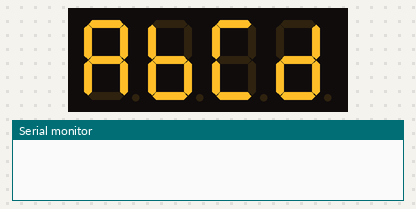
Bench run of a sketch on a simulated Arduino Uno, built with avr-gcc and run on an emulated ATmega328P. Parts: 4-digit seven-segment display, the last lines printed to the serial monitor. The local clock reads 2024-03-15 10:24:30 at power-on unless the sketch sets it.

Above: at 0.1 s.
At 3.1 s:
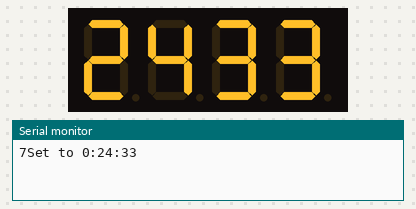
At 11.3 s:
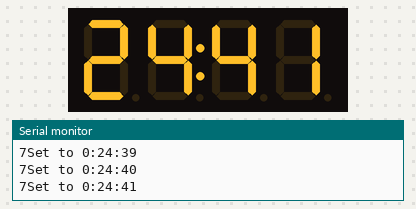
At 20.6 s:
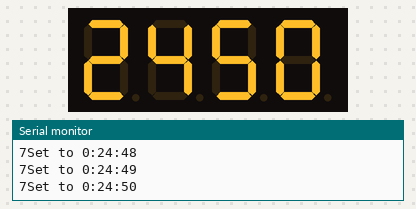
At 29.8 s:
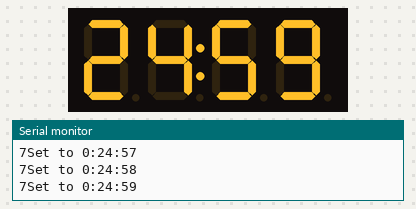
At 39.0 s:
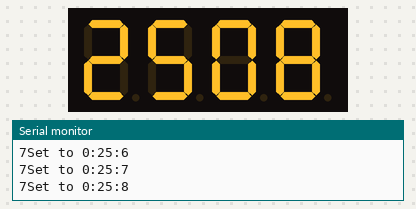

The sketch:

RTCtester.ino
```cpp
// DS1307 & TM1637 7-segment with Arduino
#include "TM1637.h"
#include "RTClib.h"
// pins definitions for TM1637 and can be changed to other ports
#define CLK 10
#define DIO 9
TM1637 tm1637(CLK,DIO);
// Holds current clock time
RTC_DS1307 RTC;
DateTime theTime;
int8_t TimeDisp[] = {0xff, 0xff, 0xff, 0xff};

void setup() {
  Serial.begin(9600);
  if (!RTC.begin()) {
    Serial.println("Couldn't find RTC");
    while(1);
  }
  if (!RTC.isrunning()) {
    Serial.println("RTC is NOT running!");
    RTC.adjust(DateTime(F(__DATE__), F(__TIME__)));
  }
  tm1637.init();
  tm1637.set(2);         // TYPICAL = 2, DARKEST = 0, BRIGHTEST = 7;
  tm1637.display(0,10);  // show A B C D for testing
  tm1637.display(1,11);
  tm1637.display(2,12);
  tm1637.display(3,13);
  delay(3000);
}

int hour, minute, second;
unsigned char ClockPoint = 1;

void loop() {
  DateTime theTime = RTC.now();
  second = theTime.second();  // get seconds
  minute = theTime.minute();  // get minutes

  TimeDisp[0] = minute / 10;
  TimeDisp[1] = minute % 10;
  TimeDisp[2] = second / 10;
  TimeDisp[3] = second % 10;

  tm1637.display(0,TimeDisp[0]);
  tm1637.display(1,TimeDisp[1]);
  tm1637.display(2,TimeDisp[2]);
  tm1637.display(3,TimeDisp[3]);
  Serial.print("7");
  Serial.print("Set to ");
  Serial.print(hour);
  Serial.print(":");
  Serial.print(minute);
  Serial.print(":");
  Serial.print(second);
  Serial.println();
  ClockPoint = (~ClockPoint) & 0x01;
  if(ClockPoint)tm1637.point(POINT_ON);
  else tm1637.point(POINT_OFF);
  delay(1000);
}
```

Measured:
- what the display in image 1 shows lasts 1.0 s, from 3.1 s to 4.1 s
